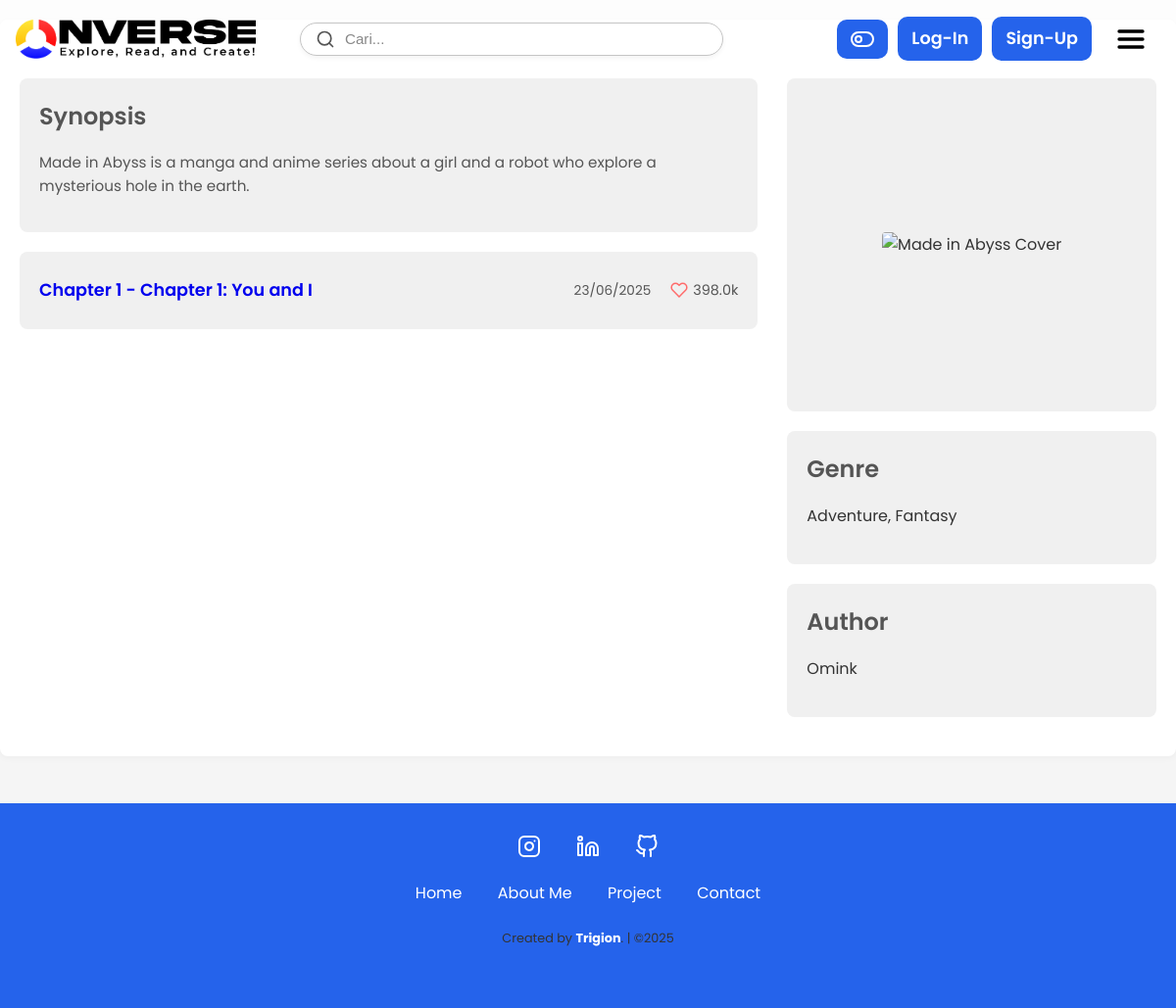
The page /HTML/detail-page.php?work_id=11 on the database its author committed.
### tables this page shows
CREATE TABLE `works` (
  `work_id` int(11) NOT NULL,
  `author_id` int(11) NOT NULL,
  `title` varchar(255) NOT NULL,
  `description` text DEFAULT NULL,
  `thumbnail_url` varchar(255) DEFAULT NULL,
  `genre` varchar(50) DEFAULT NULL,
  `genre2` varchar(50) DEFAULT NULL,
  `status` enum('published','draft','hidden') NOT NULL DEFAULT 'draft',
  `created_at` timestamp NOT NULL DEFAULT current_timestamp()
);

CREATE TABLE `episodes` (
  `episode_id` int(11) NOT NULL,
  `work_id` int(11) NOT NULL,
  `episode_number` int(11) NOT NULL,
  `title` varchar(255) NOT NULL,
  `is_premium` tinyint(1) NOT NULL DEFAULT 0,
  `release_date` datetime NOT NULL,
  `comments_enabled` tinyint(1) NOT NULL DEFAULT 1,
  `created_at` timestamp NOT NULL DEFAULT current_timestamp()
);

CREATE TABLE `users` (
  `id` int(11) NOT NULL,
  `username` varchar(50) NOT NULL,
  `fullname` varchar(255) DEFAULT NULL,
  `age` int(11) NOT NULL,
  `email` varchar(100) NOT NULL,
  `photo` varchar(255) DEFAULT 'pp.jpg',
  `password` varchar(255) NOT NULL,
  `role` enum('reader','author','admin') NOT NULL DEFAULT 'reader',
  `gender` enum('Male','Female') NOT NULL,
  `creator` tinyint(1) DEFAULT 0,
  `verified` tinyint(1) NOT NULL DEFAULT 0 COMMENT 'Status verifikasi untuk role author',
  `country` char(2) NOT NULL,
  `coin` int(11) DEFAULT 0,
  `thread_count` int(11) DEFAULT 0,
  `reply_count` int(11) DEFAULT 0,
  `is_premium` tinyint(1) NOT NULL DEFAULT 0,
  `premium_expiry_date` date DEFAULT NULL,
  `created_at` datetime DEFAULT current_timestamp()
);

### HTML/detail-page.php (the view, shortened to what this page needs)
<?php
include '../php/db.php';
$comic_title = "Comic Detail";
$comic_synopsis = "Synopsis not available.";
$comic_genres = "N/A";
$comic_author_name = "N/A";
$comic_cover_url = "../IMG/default_cover.jpg";
$episodes = [];
if (isset($_GET['work_id'])) {
    $work_id = filter_var($_GET['work_id'], FILTER_SANITIZE_NUMBER_INT);
    try {
        $stmt_comic = $pdo->prepare("SELECT w.work_id, w.title, w.description, w.thumbnail_url, w.genre, w.genre2,
                                            u.username AS author_name, u.id AS author_id
                                     FROM works w
                                     JOIN users u ON w.author_id = u.id
                                     WHERE w.work_id = ? AND w.status = 'published'");
        $stmt_comic->execute([$work_id]);
        $comic_data = $stmt_comic->fetch(PDO::FETCH_ASSOC);
        if ($comic_data) {
            $comic_title = htmlspecialchars($comic_data['title']);
            $comic_synopsis = htmlspecialchars($comic_data['description']);
            $genres_array = [];
            if (!empty($comic_data['genre'])) {
                $genres_array[] = htmlspecialchars($comic_data['genre']);
            }
            if (!empty($comic_data['genre2'])) {
                $genres_array[] = htmlspecialchars($comic_data['genre2']);
            }
            $comic_genres = implode(', ', $genres_array) ?: 'N/A';
            $comic_author_name = htmlspecialchars($comic_data['author_name']);
            $comic_cover_url = htmlspecialchars($comic_data['thumbnail_url']);
            if (strpos($comic_cover_url, 'http') === 0 || strpos($comic_cover_url, '/') === 0) {
            } else {
                $comic_cover_url = '../' . $comic_cover_url;
            }
            $stmt_episodes = $pdo->prepare("SELECT episode_id, episode_number, title, is_premium, release_date FROM episodes WHERE work_id = ? ORDER BY episode_number DESC");
            $stmt_episodes->execute([$work_id]);
            $episodes = $stmt_episodes->fetchAll(PDO::FETCH_ASSOC);
        } else {
            $comic_title = "Comic Not Found";
            $comic_synopsis = "The comic you are looking for does not exist or is not yet published.";
            $comic_cover_url = "../IMG/default_cover.jpg";
        }
    } catch (PDOException $e) {
        error_log("Database error fetching comic details: " . $e->getMessage());
        $comic_title = "Error";
        $comic_synopsis = "An error occurred while loading comic details. Please try again later.";
        $comic_cover_url = "../IMG/default_cover.jpg";
    }
} else {
    $comic_title = "Invalid Request";
    $comic_synopsis = "No comic ID provided. Please select a comic from the homepage.";
    $comic_cover_url = "../IMG/default_cover.jpg";
}
?>
<!DOCTYPE html>
<html lang="en">
  <head>
    <link rel="stylesheet" href="../css/landing.css" />
    <link rel="stylesheet" href="../css/detail-page.css" />
    <link rel="stylesheet" href="../css/milestone-popup.css" />
  </head>
  <body>
    <main class="container">
      <div class="content-wrapper">
        <div class="main-content">
          <section class="synopsis-box">
            <h2>Synopsis</h2>
            <p><?php echo $comic_synopsis; ?></p>
          </section>
          <section class="chapter-list">
            <?php if (!empty($episodes)): ?>
                <?php foreach ($episodes as $episode):
                    $episode_views = rand(1000, 500000);
                    $formatted_views = number_format($episode_views / 1000, 1) . 'k';
                ?>
                    <a href="read-comic.php?episode_id=<?php echo $episode['episode_id']; ?>" class="chapter-item">
                        <span class="chapter-title">Chapter <?php echo htmlspecialchars($episode['episode_number']); ?> - <?php echo htmlspecialchars($episode['title']); ?></span>
                        <span class="chapter-date"><?php echo date('d/m/Y', strtotime($episode['release_date'])); ?></span>
                        <div class="chapter-info">
                            <span class="views"><i data-feather="heart" class="icon-heart"></i> <?php echo $formatted_views; ?></span>
                        </div>
                    </a>
                <?php endforeach; ?>
            <?php else: ?>
                <p class="no-chapters">No chapters (episodes) found for this comic.</p>
            <?php endif; ?>
          </section>
        </div>
        <aside class="sidebar-info">
          <div class="comic-cover-box">
            <img
              src="<?php echo $comic_cover_url; ?>"
              alt="<?php echo $comic_title; ?> Cover"
              class="comic-cover-image"
            />
          </div>
          <div class="info-box">
            <h2>Genre</h2>
            <p><?php echo $comic_genres; ?></p>
          </div>
          <div class="info-box">
            <h2>Author</h2>
            <p><?php echo $comic_author_name; ?></p>
          </div>
        </aside>
      </div>
    </main>
    <div id="footer-placeholder"></div>
  </body>
</html>

### CSS/landing.css (style rules this page uses)
:root { --primary: D9D9D9; --bg: white; }
body { margin: 0; padding: 0; font-family: "Poppins", sans-serif; color: var(--primary); background-color: white; background-image: url("../IMG/background.png"); }

### CSS/detail-page.css (style rules this page uses)
:root { --primary-color: #4CAF50; --text-color: #333; --light-gray: #f0f0f0; --dark-gray: #555; --border-color: #e0e0e0; }
* { text-decoration: none; }
body { font-family: 'Poppins', sans-serif; margin: 0; padding: 0; background-color: #f5f5f5; background-image: url('../IMG/background-motif.png'); background-repeat: repeat; color: var(--text-color); line-height: 1.6; text-decoration: none; }
.container { max-width: 1200px; margin: 20px auto; padding: 20px; background-color: #fff; border-radius: 8px; box-shadow: 0 0 10px rgba(0,0,0,0.05); }
.content-wrapper { display: grid; grid-template-columns: 2fr 1fr; gap: 30px; }
.synopsis-box { margin-top: 40px; background-color: var(--light-gray); padding: 20px; border-radius: 8px; margin-bottom: 20px; }
.comic-cover-box { margin-top: 40px; background-color: var(--light-gray); padding: 20px; border-radius: 8px; display: flex; justify-content: center; align-items: center; height: 300px; margin-bottom: 20px; }
.comic-cover-image { max-width: 100%; max-height: 100%; border-radius: 4px; object-fit: contain; }
.info-box { margin-top: 0; background-color: var(--light-gray); padding: 20px; border-radius: 8px; margin-bottom: 20px; }
.synopsis-box h2, .info-box h2 { font-size: 1.5em; font-weight: 600; margin-top: 0; margin-bottom: 15px; color: var(--dark-gray); }
.synopsis-box p { font-size: 0.95em; color: var(--dark-gray); }
.chapter-list { background-color: var(--light-gray); border-radius: 8px; padding: 10px 20px; max-height: 400px; overflow-y: auto; -webkit-overflow-scrolling: touch; }
.chapter-item { display: flex; justify-content: space-between; align-items: center; padding: 15px 0; border-bottom: 1px solid var(--border-color); cursor: pointer; transition: background-color 0.2s ease; }
.chapter-item:last-child { border-bottom: none; }
.chapter-title { font-weight: 600; font-size: 1.1em; flex-grow: 1; }
.chapter-date { font-size: 0.85em; color: var(--dark-gray); margin-right: 20px; white-space: nowrap; }
.chapter-info { display: flex; align-items: center; gap: 10px; }
.chapter-info .views { display: flex; align-items: center; font-size: 0.9em; color: var(--dark-gray); white-space: nowrap; }
.chapter-info .icon-heart { width: 18px; height: 18px; margin-right: 5px; color: #ff6b6b; }

### rows shown on the page
works: description "Made in Abyss is a manga and anime series about a girl and a robot who explore a mysterious hole in the earth.", author.username "Omink"
episodes: episode_number "1", title "Chapter 1: You and I", release_date "23/06/2025"

### other values the page prints
$comic_genres "Adventure, Fantasy"
